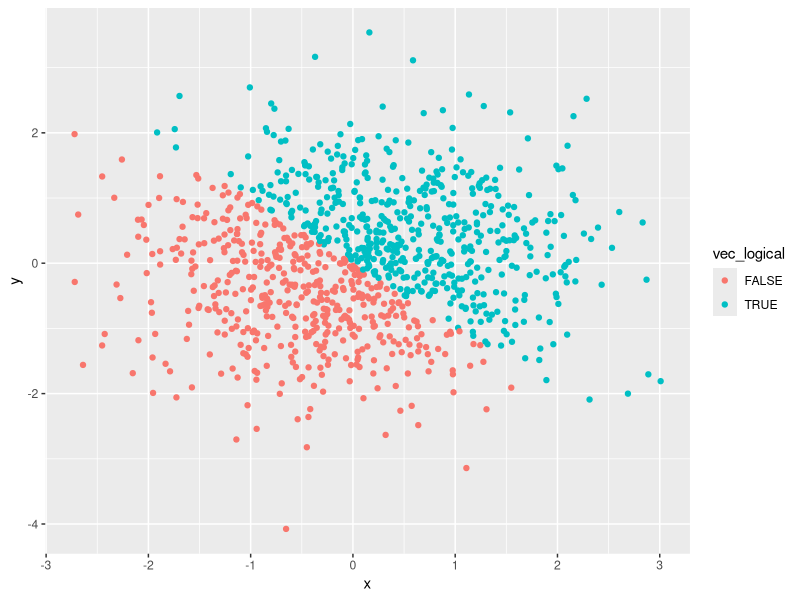
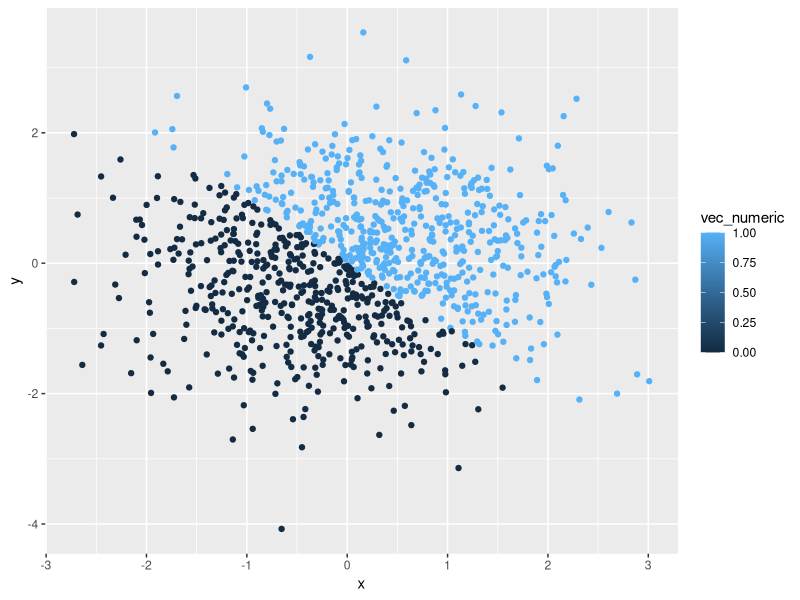
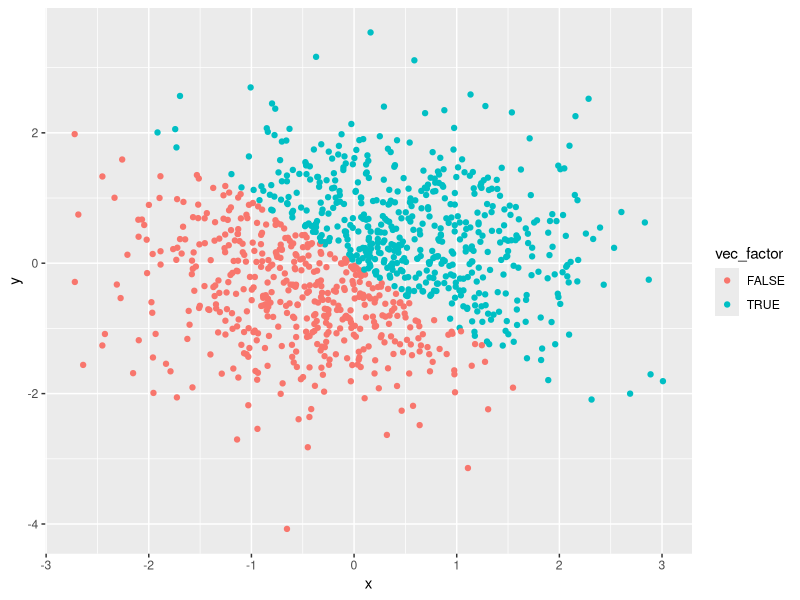
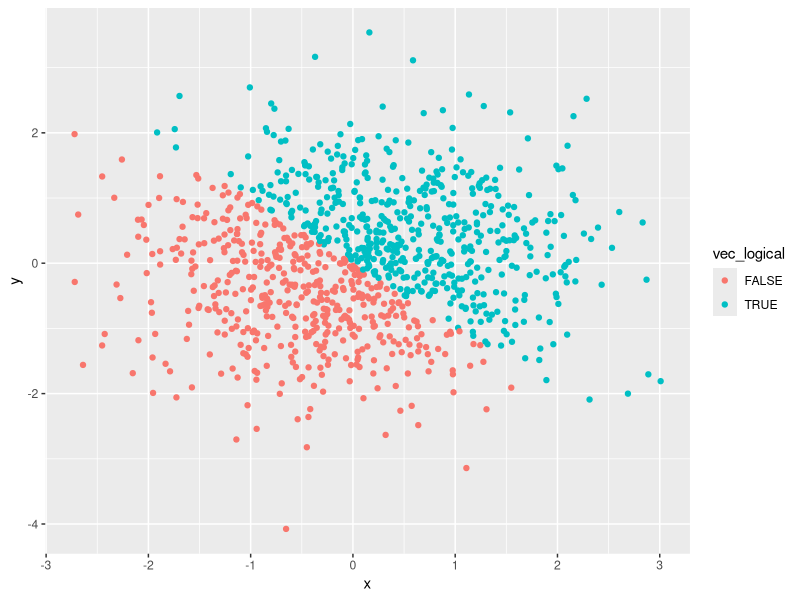

The R source for these figures, in order:
## ---- chunk 1
knitr::opts_chunk$set(echo = TRUE)
library(tidyverse)
## ---- chunk 2
set.seed(1)
df_1 = tibble( 
       random_samp = runif(10, 0, 5),
       greater_than_2 = random_samp > 2,
       student_name = c("Emma", "Sophia", "Serra", "Elisa", "John", "Jessica", "Ross", "Kaity", "Jo", "Luke"),
       study_year = factor(c("First" , "First", "Second", "First", "Third", "Second", "Second", "Third", "First", "First"))
)

## ---- chunk 3
as.numeric(df_1$random_samp)
as.numeric(df_1$greater_than_2)
as.numeric(df_1$student_name)
as.numeric(df_1$study_year)
## ---- chunk 4
char_to_factor = as.factor(df_1$student_name)
factor_to_num = as.numeric(char_to_factor)
factor_to_char = as.character(df_1$study_year)
char_to_num = as.numeric(factor_to_char)
## ---- chunk 5
set.seed(2)
df_2 = tibble(
  x = rnorm(1000),
  y = rnorm(1000),
  vec_logical = ((x + y) > 0),
  vec_numeric = as.numeric(vec_logical),
  vec_factor = as.factor(vec_logical)
)
## ---- chunk 6

ggplot(df_2, aes(x = x, y = y, color = vec_logical)) + geom_point()
ggsave("df_2plots_1.pdf")

ggplot(df_2, aes(x = x, y = y, color = vec_numeric)) + geom_point()

ggplot(df_2, aes(x = x, y = y, color = vec_factor)) + geom_point()

